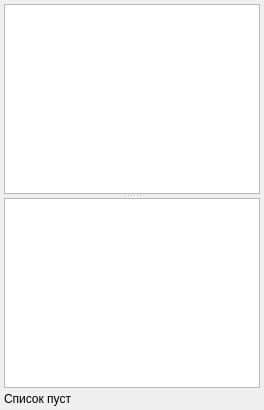
              <widget class="QWidget" name="tabActionsMisc">
               <attribute name="title">
                <string>Мероприятия</string>
               </attribute>
               <layout class="QGridLayout" name="gridLayout_7">
                <property name="margin">
                 <number>4</number>
                </property>
                <property name="spacing">
                 <number>4</number>
                </property>
                <item row="0" column="0" colspan="2">
                 <widget class="QSplitter" name="splitter_6">
                  <property name="orientation">
                   <enum>Qt::Vertical</enum>
                  </property>
                  <property name="childrenCollapsible">
                   <bool>false</bool>
                  </property>
                  <widget class="CRegistryActionsTableView" name="tblActionsMisc"/>
                  <widget class="CActionPropertiesTableView" name="tblActionsMiscProperties"/>
                 </widget>
                </item>
                <item row="1" column="0">
                 <widget class="QLabel" name="lblActionsMiscCount">
                  <property name="text">
                   <string>Список пуст</string>
                  </property>
                 </widget>
                </item>
                <item row="1" column="1">
                 <widget class="QLabel" name="lblActionsMiscAmountSum">
                  <property name="text">
                   <string/>
                  </property>
                 </widget>
                </item>
               </layout>
              </widget>
